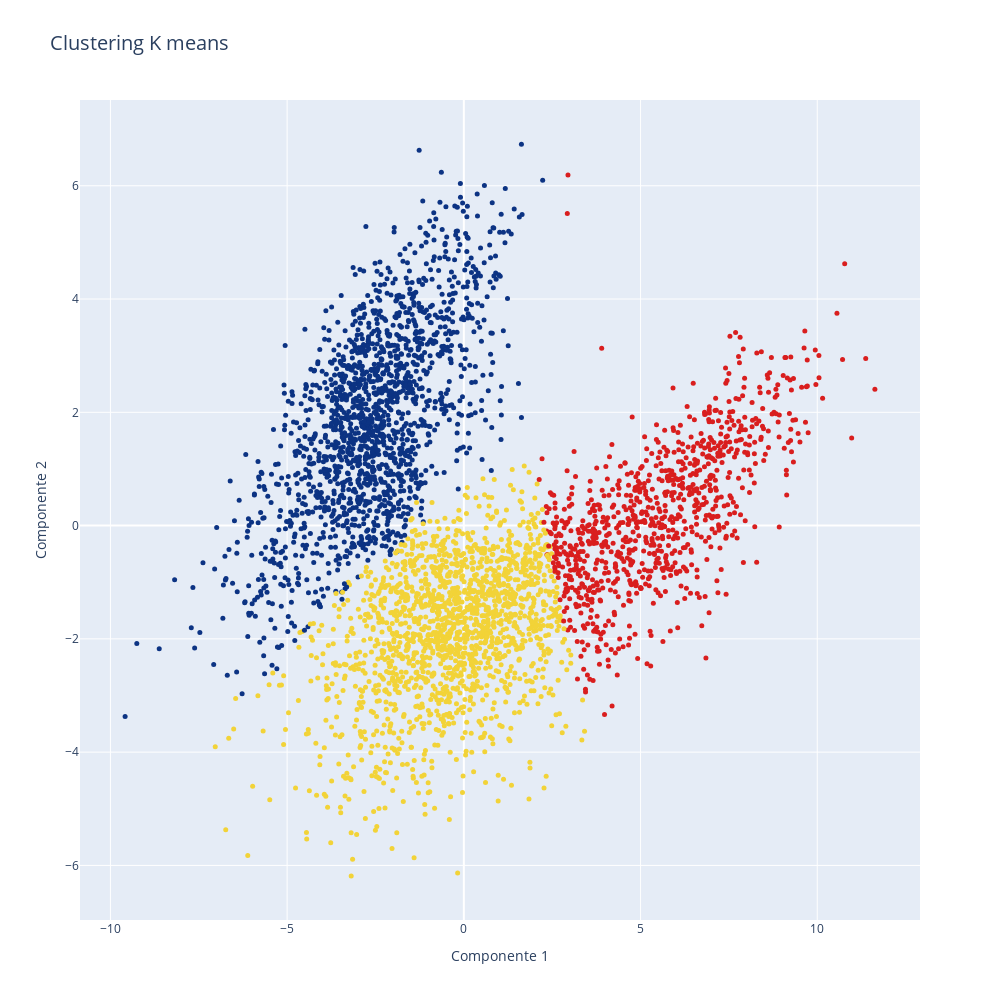

Write notebook code for a chart like this one.
### Code cell
data=[]
bool_crack=df["overall"] > 85
bool_no_crack=df["overall"] < 86


kmean_clusters = go.Scatter(x=X_projected[:,0], y=X_projected[:,1],
                           mode='markers',
                           text=df.loc[:,'short_name'],
                           marker=dict(
                                size=5,
                                color = clusters.astype(np.float), #set color equal to a variable
                                colorscale='Portland',
                                showscale=False)
                           )

data=[kmean_clusters]

layout = go.Layout(title="Clustering K means ",titlefont=dict(size=20),
                xaxis=dict(title='Componente 1'),
                yaxis=dict(title='Componente 2'),
                autosize=False, width=1000,height=1000)

fig = go.Figure(data=data, layout=layout)

iplot(fig)

### Figure 1 — Plotly figure (JSON) as saved in the notebook; plotly's stock layout.template omitted (floating-point values rounded to 4 significant figures; data arrays with more than 128 entries replaced by an {"elided": "..."} marker saying what was removed)
{"data": [{"marker": {"color": {"elided": "4316 int values"}, "colorscale": [[0, "rgb(12,51,131)"], [0.25, "rgb(10,136,186)"], [0.5, "rgb(242,211,56)"], [0.75, "rgb(242,143,56)"], [1, "rgb(217,30,30)"]], "showscale": false, "size": 5}, "mode": "markers", "text": {"elided": "18278 str values"}, "type": "scatter", "x": {"elided": "4316 float values"}, "y": {"elided": "4316 float values"}}], "layout": {"autosize": false, "height": 1000, "title": {"font": {"size": 20}, "text": "Clustering K means "}, "width": 1000, "xaxis": {"title": {"text": "Componente 1"}}, "yaxis": {"title": {"text": "Componente 2"}}}}
